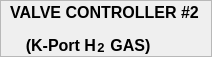
   <widget class="QFrame" name="frame_11" >
    <property name="geometry" >
     <rect>
      <x>270</x>
      <y>180</y>
      <width>212</width>
      <height>57</height>
     </rect>
    </property>
    <property name="sizePolicy" >
     <sizepolicy vsizetype="Preferred" hsizetype="Preferred" >
      <horstretch>0</horstretch>
      <verstretch>0</verstretch>
     </sizepolicy>
    </property>
    <property name="palette" >
     <palette>
      <active/>
      <inactive/>
      <disabled/>
     </palette>
    </property>
    <property name="frameShape" >
     <enum>QFrame::StyledPanel</enum>
    </property>
    <property name="frameShadow" >
     <enum>QFrame::Raised</enum>
    </property>
    <widget class="QWidget" name="layoutWidget" >
     <property name="geometry" >
      <rect>
       <x>0</x>
       <y>32</y>
       <width>236</width>
       <height>23</height>
      </rect>
     </property>
     <layout class="QHBoxLayout" >
      <property name="spacing" >
       <number>0</number>
      </property>
      <item>
       <widget class="QLabel" name="label_63" >
        <property name="sizePolicy" >
         <sizepolicy vsizetype="Preferred" hsizetype="Minimum" >
          <horstretch>0</horstretch>
          <verstretch>0</verstretch>
         </sizepolicy>
        </property>
        <property name="minimumSize" >
         <size>
          <width>0</width>
          <height>0</height>
         </size>
        </property>
        <property name="font" >
         <font>
          <pointsize>12</pointsize>
          <weight>75</weight>
          <bold>true</bold>
         </font>
        </property>
        <property name="text" >
         <string>(K-Port H</string>
        </property>
        <property name="alignment" >
         <set>Qt::AlignBottom|Qt::AlignRight|Qt::AlignTrailing</set>
        </property>
       </widget>
      </item>
      <item>
       <widget class="QLabel" name="label_64" >
        <property name="sizePolicy" >
         <sizepolicy vsizetype="Preferred" hsizetype="Minimum" >
          <horstretch>0</horstretch>
          <verstretch>0</verstretch>
         </sizepolicy>
        </property>
        <property name="maximumSize" >
         <size>
          <width>10</width>
          <height>16777215</height>
         </size>
        </property>
        <property name="font" >
         <font>
          <pointsize>10</pointsize>
          <weight>75</weight>
          <bold>true</bold>
         </font>
        </property>
        <property name="text" >
         <string>2</string>
        </property>
        <property name="alignment" >
         <set>Qt::AlignBottom|Qt::AlignHCenter</set>
        </property>
       </widget>
      </item>
      <item>
       <widget class="QLabel" name="label_65" >
        <property name="sizePolicy" >
         <sizepolicy vsizetype="Preferred" hsizetype="Minimum" >
          <horstretch>0</horstretch>
          <verstretch>0</verstretch>
         </sizepolicy>
        </property>
        <property name="minimumSize" >
         <size>
          <width>130</width>
          <height>0</height>
         </size>
        </property>
        <property name="font" >
         <font>
          <pointsize>12</pointsize>
          <weight>75</weight>
          <bold>true</bold>
         </font>
        </property>
        <property name="text" >
         <string> GAS)    </string>
        </property>
        <property name="alignment" >
         <set>Qt::AlignBottom|Qt::AlignLeading|Qt::AlignLeft</set>
        </property>
       </widget>
      </item>
     </layout>
    </widget>
    <widget class="QLabel" name="label_56" >
     <property name="geometry" >
      <rect>
       <x>-6</x>
       <y>1</y>
       <width>221</width>
       <height>22</height>
      </rect>
     </property>
     <property name="font" >
      <font>
       <pointsize>12</pointsize>
       <weight>75</weight>
       <bold>true</bold>
      </font>
     </property>
     <property name="text" >
      <string>VALVE CONTROLLER #2</string>
     </property>
     <property name="alignment" >
      <set>Qt::AlignCenter</set>
     </property>
    </widget>
   </widget>
